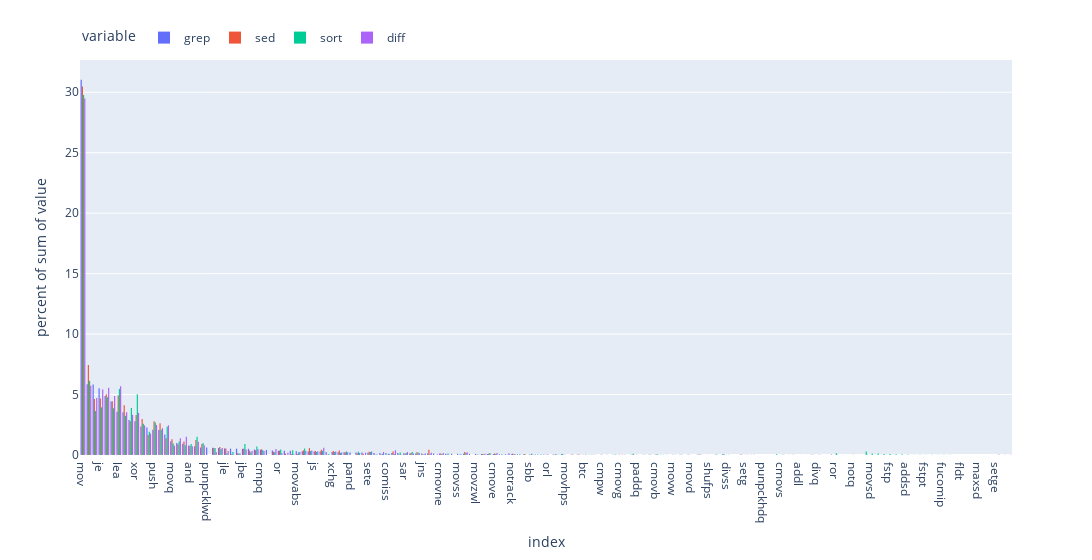

Write notebook code for a chart like this one.
### Code cell
fig = px.histogram(summary, x=summary.index, y=summary.columns, barmode='group', histnorm='percent', width=3000)
fig.update_layout(legend=dict(
    orientation="h",
    yanchor="bottom",
    y=1.02,
    xanchor="left",
    x=0
))

### Figure 1 — Plotly figure (JSON) as saved in the notebook; plotly's stock layout.template omitted (floating-point values rounded to 4 significant figures; data arrays with more than 128 entries replaced by an {"elided": "..."} marker saying what was removed)
{"data": [{"alignmentgroup": "True", "bingroup": "x", "histfunc": "sum", "histnorm": "percent", "hovertemplate": "variable=grep<br>index=%{x}<br>percent of sum of value=%{y}<extra></extra>", "legendgroup": "grep", "marker": {"color": "#636efa", "pattern": {"shape": ""}}, "name": "grep", "offsetgroup": "grep", "orientation": "v", "showlegend": true, "type": "histogram", "x": {"elided": "156 str values"}, "xaxis": "x", "y": {"elided": "156 int values"}, "yaxis": "y"}, {"alignmentgroup": "True", "bingroup": "x", "histfunc": "sum", "histnorm": "percent", "hovertemplate": "variable=sed<br>index=%{x}<br>percent of sum of value=%{y}<extra></extra>", "legendgroup": "sed", "marker": {"color": "#EF553B", "pattern": {"shape": ""}}, "name": "sed", "offsetgroup": "sed", "orientation": "v", "showlegend": true, "type": "histogram", "x": {"elided": "156 str values"}, "xaxis": "x", "y": {"elided": "156 int values"}, "yaxis": "y"}, {"alignmentgroup": "True", "bingroup": "x", "histfunc": "sum", "histnorm": "percent", "hovertemplate": "variable=sort<br>index=%{x}<br>percent of sum of value=%{y}<extra></extra>", "legendgroup": "sort", "marker": {"color": "#00cc96", "pattern": {"shape": ""}}, "name": "sort", "offsetgroup": "sort", "orientation": "v", "showlegend": true, "type": "histogram", "x": {"elided": "156 str values"}, "xaxis": "x", "y": {"elided": "156 int values"}, "yaxis": "y"}, {"alignmentgroup": "True", "bingroup": "x", "histfunc": "sum", "histnorm": "percent", "hovertemplate": "variable=diff<br>index=%{x}<br>percent of sum of value=%{y}<extra></extra>", "legendgroup": "diff", "marker": {"color": "#ab63fa", "pattern": {"shape": ""}}, "name": "diff", "offsetgroup": "diff", "orientation": "v", "showlegend": true, "type": "histogram", "x": {"elided": "156 str values"}, "xaxis": "x", "y": {"elided": "156 int values"}, "yaxis": "y"}], "layout": {"barmode": "group", "legend": {"orientation": "h", "title": {"text": "variable"}, "tracegroupgap": 0, "x": 0, "xanchor": "left", "y": 1.02, "yanchor": "bottom"}, "margin": {"t": 60}, "width": 3000, "xaxis": {"anchor": "y", "domain": [0, 1], "title": {"text": "index"}}, "yaxis": {"anchor": "x", "domain": [0, 1], "title": {"text": "percent of sum of value"}}}}
